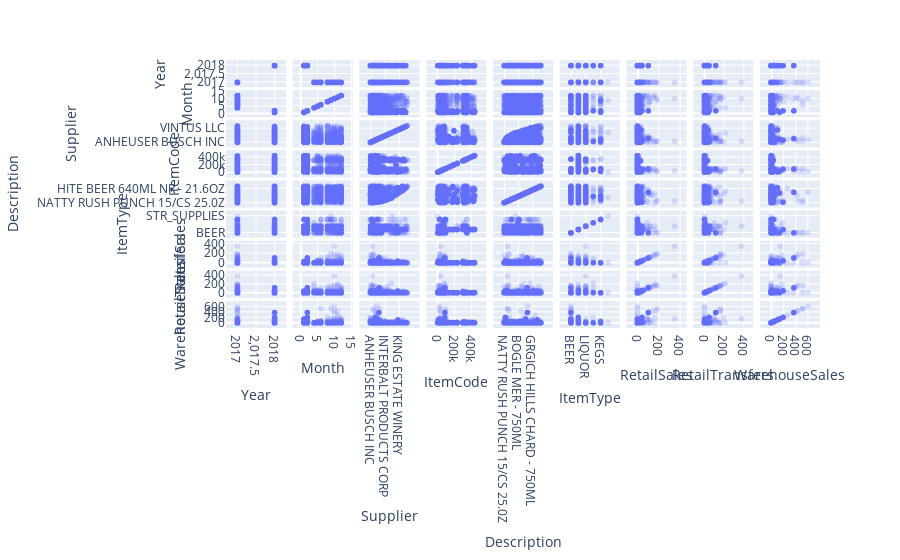

Write notebook code for a chart like this one.
### Markdown cell above
using plotly express...

### Code cell
px.scatter_matrix(data.sample(1000))
#use data.sample(1000) because with all rows the jupyter run very slow

### Figure 1 — Plotly figure (JSON) as saved in the notebook; plotly's stock layout.template omitted (floating-point values rounded to 4 significant figures; data arrays with more than 128 entries replaced by an {"elided": "..."} marker saying what was removed)
{"data": [{"dimensions": [{"axis": {"matches": true}, "label": "Year", "values": {"elided": "1000 int values"}}, {"axis": {"matches": true}, "label": "Month", "values": {"elided": "1000 int values"}}, {"axis": {"matches": true}, "label": "Supplier", "values": {"elided": "1000 str values"}}, {"axis": {"matches": true}, "label": "ItemCode", "values": {"elided": "1000 str values"}}, {"axis": {"matches": true}, "label": "Description", "values": {"elided": "1000 str values"}}, {"axis": {"matches": true}, "label": "ItemType", "values": {"elided": "1000 str values"}}, {"axis": {"matches": true}, "label": "RetailSales", "values": {"elided": "1000 float values"}}, {"axis": {"matches": true}, "label": "RetailTransfers", "values": {"elided": "1000 float values"}}, {"axis": {"matches": true}, "label": "WarehouseSales", "values": {"elided": "1000 float values"}}], "hovertemplate": "%{xaxis.title.text}=%{x}<br>%{yaxis.title.text}=%{y}<extra></extra>", "legendgroup": "", "marker": {"color": "#636efa", "symbol": "circle"}, "name": "", "selectedpoints": {"elided": "204 int values"}, "showlegend": false, "type": "splom"}], "layout": {"autosize": true, "dragmode": "zoom", "legend": {"tracegroupgap": 0}, "margin": {"t": 60}, "xaxis": {"autorange": true, "range": [2017.0, 2018.0], "type": "linear"}, "xaxis2": {"autorange": true, "range": [-2.529, 15.53], "type": "linear"}, "xaxis3": {"autorange": true, "range": [-52.93, 217.9], "type": "category"}, "xaxis4": {"autorange": true, "range": [-140400.0, 578400.0], "type": "linear"}, "xaxis5": {"autorange": true, "range": [-311.2, 1281.0], "type": "category"}, "xaxis6": {"autorange": true, "range": [-1.604, 6.604], "type": "category"}, "xaxis7": {"autorange": true, "range": [-113.3, 466.3], "type": "linear"}, "xaxis8": {"autorange": true, "range": [-122.9, 500.7], "type": "linear"}, "xaxis9": {"autorange": true, "range": [-198.3, 806.3], "type": "linear"}, "yaxis": {"autorange": true, "range": [2017.0, 2018.0], "type": "linear"}, "yaxis2": {"autorange": true, "range": [-2.529, 15.53], "type": "linear"}, "yaxis3": {"autorange": true, "range": [-52.93, 217.9], "type": "category"}, "yaxis4": {"autorange": true, "range": [-140400.0, 578400.0], "type": "linear"}, "yaxis5": {"autorange": true, "range": [-311.2, 1281.0], "type": "category"}, "yaxis6": {"autorange": true, "range": [-1.604, 6.604], "type": "category"}, "yaxis7": {"autorange": true, "range": [-113.3, 466.3], "type": "linear"}, "yaxis8": {"autorange": true, "range": [-122.9, 500.7], "type": "linear"}, "yaxis9": {"autorange": true, "range": [-198.3, 806.3], "type": "linear"}}}
